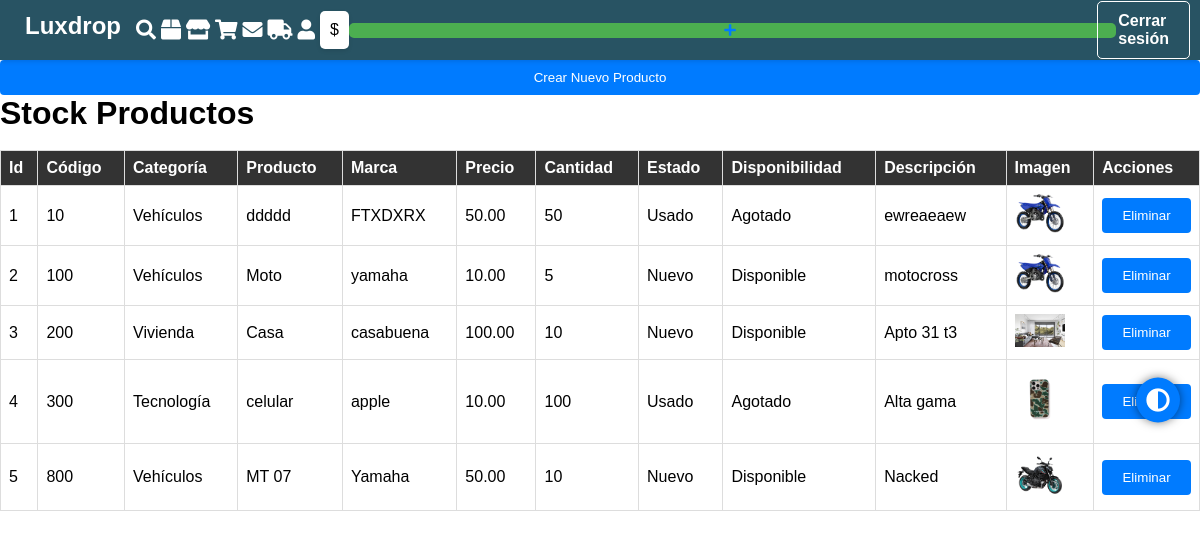
/products/ (signed in), run on the app's committed database.
### Lucky/models.py (models this page shows, shortened)
class Product(models.Model):
    DISPONIBILITY_CHOICES = [
        ('available', 'Disponible'),
        ('out_of_stock', 'Agotado'),
        ('coming_soon', 'Próximamente Disponible'),
        ('reserved', 'Reservado'),
        ('discontinued', 'Descontinuado'),
        ('in_transit', 'En Tránsito'),
        ('pending', 'Pendiente'),
        ('returned', 'Devuelto'),
        ('under_repair', 'En Reparación'),
        ('not_for_sale', 'No Disponible para Venta'),
        ('being_retired', 'En Proceso de Retiro'),
        ('in_negotiation', 'En Negociación'),
        ('sold_out', 'Agotado'),
        ('available_now', 'Disponible Ahora'),
        ('temporarily_unavailable', 'Temporalmente No Disponible'),
        ('pre_order', 'Preorden'),
        ('backorder', 'Pedido Pendiente'),
        ('special_order', 'Pedido Especial'),
        ('limited_stock', 'Stock Limitado'),
        ('awaiting_restock', 'Esperando Reabastecimiento'),
        ('to_be_demolished', 'Para Ser Demolido'),
    ]
    STATE_CHOICES = [
        ('NEW', 'Nuevo'),
        ('USED', 'Usado'),
        ('REFURBISHED', 'Reacondicionado'),
        ('DAMAGED', 'Dañado'),
        ('OPEN_BOX', 'Caja Abierta'),
        ('FOR_PARTS', 'Para Piezas'),
        ('for_sale', 'En Venta'),
        ('for_rent', 'En Renta'),
        ('sale_in_progress', 'En Proceso de Venta'),
        ('rented', 'Rentada'),
        ('under_contract', 'Bajo Contrato'),
        ('available_soon', 'Disponible Pronto'),
        ('under_renovation', 'En Renovación'),
        ('under_maintenance', 'En Mantenimiento'),
        ('under_construction', 'En Construcción'),
        ('new_listing', 'Nuevo Listado'),
        ('off_market', 'Fuera del Mercado'),
        ('foreclosed', 'Embargada'),
        ('auction', 'Subasta'),
        ('pending_inspection', 'Pendiente de Inspección'),
        ('contingent', 'Contingente'),
        ('move_in_ready', 'Listo para Mudanza'),
        ('fixer_upper', 'Para Renovar'),
        ('historical', 'Histórico'),
        ('luxury', 'Lujo'),
        ('eco_friendly', 'Ecológico'),
    ]
    CATEGORY_CHOICES = [
        ('housing', 'Vivienda'),
        ('vehicles', 'Vehículos'),
        ('technology', 'Tecnología'),
        ('fashion', 'Moda'),
        ('accessories', 'Accesorios'),
    ]
    code = models.CharField(max_length=100, unique=True)
    name = models.CharField(max_length=100)
    description = models.TextField()
    price = models.DecimalField(max_digits=13, decimal_places=2)
    stock = models.IntegerField()
    categories = models.CharField(max_length=20, choices=CATEGORY_CHOICES, blank=True, null=True, default='technology')
    brand = models.CharField(max_length=100)
    disponibility = models.CharField(max_length=50, choices=DISPONIBILITY_CHOICES, blank=True, null=True, default='coming_soon')
    state = models.CharField(max_length=20, choices=STATE_CHOICES, blank=True, null=True, default='NEW')
    image = models.ImageField(upload_to="images/")
    class Meta:
        db_table = 'Products'
        verbose_name = _('product')
        verbose_name_plural = _('products')

### Lucky/views.py (the view)
# urls.py: path('products/', views.products, name='products'),
@login_required
def products(request):
    if request.method == 'POST':
        form = ProductForm(request.POST, request.FILES)
        if form.is_valid():
            form.save()
            messages.success(request, 'Producto creado exitosamente.')
            return redirect('products')
        else:
            messages.error(request, 'Error al crear el producto. Por favor revise los datos ingresados.')
    else:
        form = ProductForm()
    products = Product.objects.all()
    return render(request, 'products.html', {'form': form, 'products': products})

### templates/products.html (shortened to what this page needs)
{% load static %}
<!DOCTYPE html>
<html lang="en">
<head>
    <link rel="stylesheet" href="https://cdnjs.cloudflare.com/ajax/libs/font-awesome/5.15.4/css/all.min.css">
    <link rel="stylesheet" href="{% static '../static/css/style.css' %}">
</head>
<body>
           {% include 'header.html' %}
        <div class="container">
            <button id="toggleFormBtn">Crear Nuevo Producto</button>
        </div>
            <main class="user-data-table">
                <h1>Stock Productos</h1>
                <table class="deliveries-table">
                    <thead>
                        <tr>
                            <th>Id</th>
                            <th>Código</th>
                            <th>Categoría</th>
                            <th>Producto</th>
                            <th>Marca</th>
                            <th>Precio</th>
                            <th>Cantidad</th>
                            <th>Estado</th>
                            <th>Disponibilidad</th>
                            <th>Descripción</th>
                            <th>Imagen</th>
                            <th>Acciones</th>
                        </tr>
                    </thead>
                    <br>
                    <tbody>
                        {% for product in products %}
                        <tr>
                            <td>{{ product.id }}</td>
                            <td>{{ product.code }}</td>
                            <td>{{ product.get_categories_display }}</td>
                            <td>{{ product.name }}</td>
                            <td>{{ product.brand }}</td>
                            <td>{{ product.price }}</td>
                            <td>{{ product.stock }}</td>
                            <td>{{ product.get_state_display }}</td>
                            <td>{{ product.get_disponibility_display }}</td>
                            <td>{{ product.description }}</td>
                            <td><img src="{{ product.image.url }}" alt="{{ product.name }}" style="width: 50px; height: auto;"></td>
                            <td>
                                <form method="post" id="delete_form_{{ product.id }}" action="{% url 'delete_product' product.id %}">
                                    <button type="button" class="btn btn-danger btn-sm delete-btn" data-product-id="{{ product.id }}">Eliminar</button>
                                </form>
                            </td>
                        </tr>
                        {% empty %}
                        <tr>
                            <td colspan="10">No hay productos disponibles.</td>
                        </tr>
                        {% endfor %}
                    </tbody>
                </table>
            </main>
    <div class="floating-button" id="theme-toggle">
        <i class="fas fa-adjust"></i>
    </div>
    {% include 'modal_lugares.html' %}
</body>
</html>

### static/css/style.css (style rules this page uses)
* { margin: 0; padding: 0; box-sizing: border-box; }
body { font-family: Arial, sans-serif; padding-top: 60px; background-color: transparent; }
body:not(.dark_theme) { background-color: transparent; }
.container { display: flex; justify-content: space-around; max-width: 1200px; margin: 0 auto; }
* { margin: 0; padding: 20px; box-sizing: border-box; }
.floating-button { position: fixed; top: 50%; right: 20px; transform: translateY(-50%); background-color: #007bff; color: #fff; padding: 10px; border-radius: 50%; cursor: pointer; z-index: 3000; box-shadow: 0px 0px 10px rgba(0, 0, 0, 0.5); }
.floating-button i { font-size: 24px; }
button { width: 100%; padding: 10px; background-color: #007bff; color: white; border: none; border-radius: 4px; cursor: pointer; }
.deliveries-table { width: 100%; margin: 0; border-collapse: collapse; }
.deliveries-table th, .deliveries-table td { border: 1px solid #ddd; padding: 8px; text-align: left; }
.deliveries-table th { background-color: #333; color: white; }
body { font-family: Arial, sans-serif; }
form { display: flex; flex-direction: column; }

### data on the page
Product: id "1", code "10", categories "Vehículos", name "ddddd", brand "FTXDXRX", price "50.00", stock "50", state "Usado", disponibility "Agotado", description "ewreaeaew", image (picture)
Product: id "2", code "100", categories "Vehículos", name "Moto", brand "yamaha", price "10.00", stock "5", state "Nuevo", disponibility "Disponible", description "motocross", image (picture)
Product: id "3", code "200", categories "Vivienda", name "Casa", brand "casabuena", price "100.00", stock "10", state "Nuevo", disponibility "Disponible", description "Apto 31 t3", image (picture)
Product: id "4", code "300", categories "Tecnología", name "celular", brand "apple", price "10.00", stock "100", state "Usado", disponibility "Agotado", description "Alta gama", image (picture)
Product: id "5", code "800", categories "Vehículos", name "MT 07", brand "Yamaha", price "50.00", stock "10", state "Nuevo", disponibility "Disponible", description "Nacked", image (picture)
